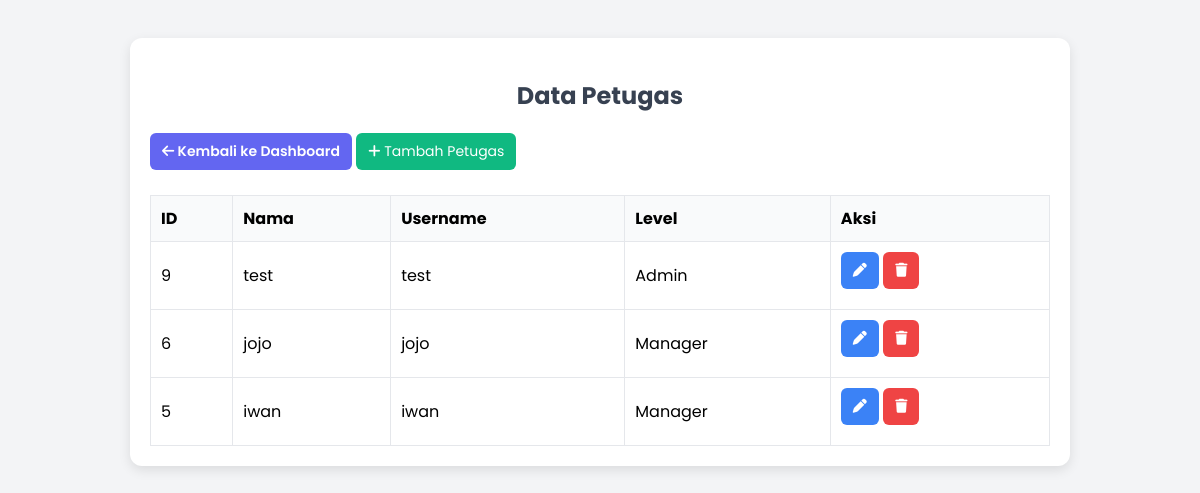
The page /views/petugas/index.php (signed in) on the database its author committed.
### tables this page shows
CREATE TABLE `petugas` (
  `id_petugas` int(11) NOT NULL,
  `username` varchar(50) NOT NULL,
  `password` varchar(255) NOT NULL,
  `nama_petugas` varchar(100) NOT NULL,
  `level` varchar(20) NOT NULL DEFAULT 'Staff'
);

### models/Petugas.php (called while the page is built, shortened)
<?php
class Petugas {
    private $conn;
    private $table = "petugas";
    public function __construct($db){
        $this->conn = $db;
    }
    public function readAll(){
        $stmt = $this->conn->prepare("SELECT id_petugas, username, nama_petugas, level FROM {$this->table} ORDER BY id_petugas DESC");
        $stmt->execute();
        return $stmt;
    }
}
?>

### views/petugas/index.php (the view, shortened to what this page needs)
<?php
include "../../models/Petugas.php";
$db = (new Database())->getConnection();
$petugas = new Petugas($db);
$stmt = $petugas->readAll();
?>
<!DOCTYPE html>
<html lang="id">
<head>
    <link rel="stylesheet" href="https://cdnjs.cloudflare.com/ajax/libs/font-awesome/6.5.0/css/all.min.css">
</head>
<body>
<div class="container">
    <h2>Data Petugas</h2>
    <a href="../../dashboard.php" class="btn btn-dashboard"><i class="fa fa-arrow-left"></i> Kembali ke Dashboard</a>
    <a href="tambah.php" class="btn btn-add"><i class="fa fa-plus"></i> Tambah Petugas</a>
    <table>
        <tr>
            <th>ID</th>
            <th>Nama</th>
            <th>Username</th>
            <th>Level</th>
            <th>Aksi</th>
        </tr>
        <?php while($row = $stmt->fetch(PDO::FETCH_ASSOC)){ ?>
        <tr>
            <td><?= $row['id_petugas'] ?></td>
            <td><?= htmlspecialchars($row['nama_petugas']) ?></td>
            <td><?= htmlspecialchars($row['username']) ?></td>
            <td><?= htmlspecialchars($row['level']) ?></td>
            <td>
                <a href="edit.php?id=<?= $row['id_petugas'] ?>" class="btn btn-edit"><i class="fa fa-pen"></i></a>
                <a href="hapus.php?id=<?= $row['id_petugas'] ?>" class="btn btn-del" onclick="return confirm('Yakin hapus?')"><i class="fa fa-trash"></i></a>
            </td>
        </tr>
        <?php } ?>
    </table>
</div>
</body>
</html>

### views/petugas/index.php (style rules this page uses)
body { font-family:Poppins,sans-serif;background:#f3f4f6;padding:30px }
.container { max-width:900px;margin:auto;background:#fff;padding:20px;border-radius:12px;box-shadow:0 4px 12px rgba(0,0,0,.1) }
h2 { text-align:center;margin-bottom:20px;color:#374151 }
table { width:100%;border-collapse:collapse;margin-top:15px }
th,td { border:1px solid #e5e7eb;padding:10px;text-align:left }
th { background:#f9fafb }
a.btn { padding:8px 12px;border-radius:6px;text-decoration:none;font-size:14px;margin-bottom:10px;display:inline-block }
.btn-dashboard { background:#6366f1;color:#fff;font-weight:600 }
.btn-add { background:#10b981;color:#fff }
.btn-edit { background:#3b82f6;color:#fff }
.btn-del { background:#ef4444;color:#fff }

### rows shown on the page
petugas: id_petugas "9", nama_petugas "test", username "test", level "Admin"
petugas: id_petugas "6", nama_petugas "jojo", username "jojo", level "Manager"
petugas: id_petugas "5", nama_petugas "iwan", username "iwan", level "Manager"
